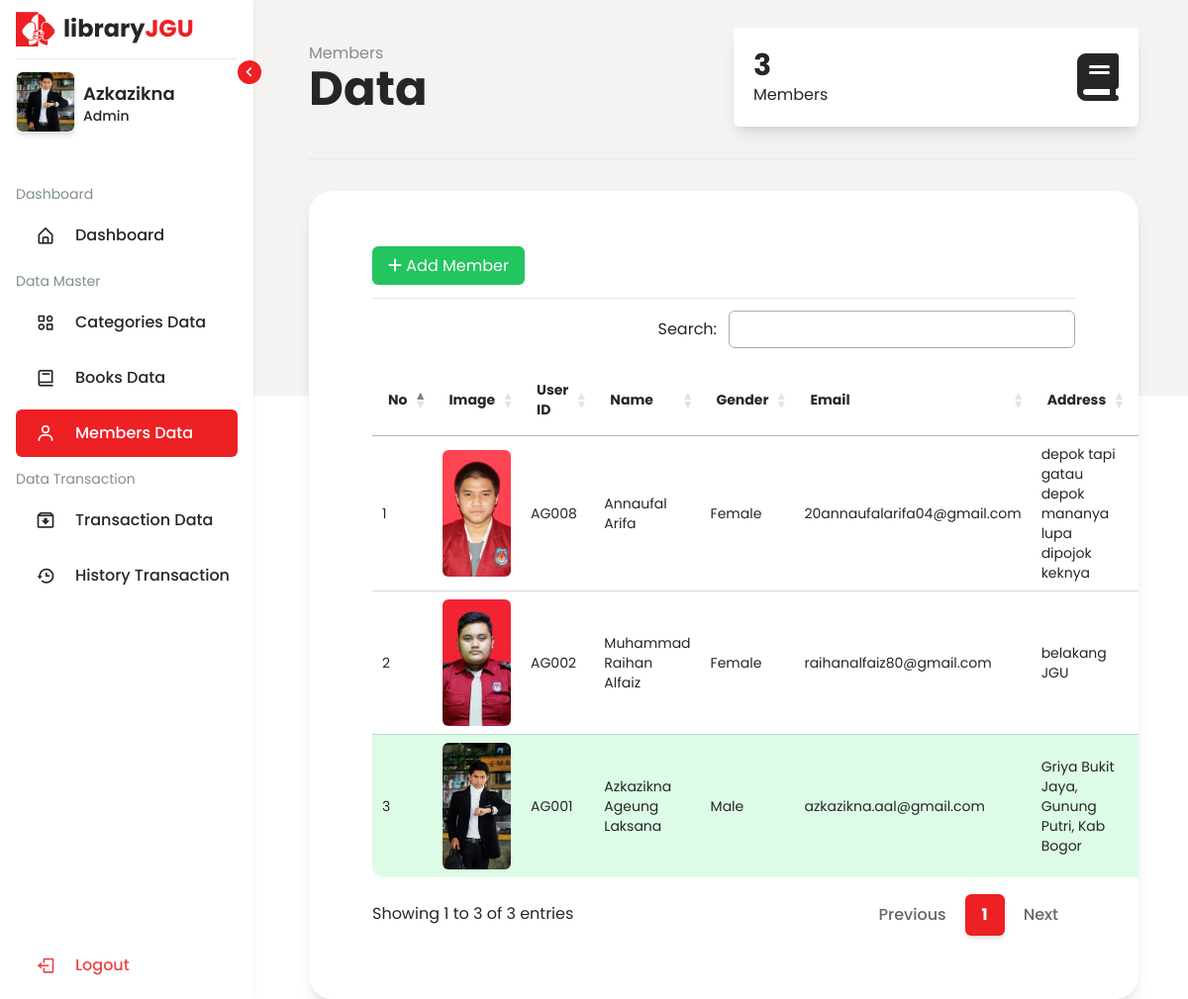
/admin/members_data.php (signed in), run on the app's committed database.
### tables this page shows
CREATE TABLE `users` (
  `id_user` int(11) NOT NULL,
  `code_member` varchar(15) NOT NULL,
  `fullname` varchar(255) NOT NULL,
  `slug_user` varchar(255) NOT NULL,
  `email` varchar(255) NOT NULL,
  `password` varchar(255) NOT NULL,
  `birth` varchar(255) NOT NULL,
  `gender` varchar(255) NOT NULL,
  `address` text NOT NULL,
  `img_member` varchar(255) NOT NULL,
  `role` varchar(255) NOT NULL,
  `total_comment` int(11) NOT NULL
);

### admin/functions.php (called while the page is built, shortened)
<?php
$conn = mysqli_connect("localhost", "root", "", "libraryJGU");
function query($query) {
    global $conn;
    $result = mysqli_query($conn, $query);
    $rows = [];
    while( $row = mysqli_fetch_assoc($result) ) {
        $rows[] = $row;
    }
    return $rows;
}
?>

### admin/members_data.php (the view, shortened to what this page needs)
<?php include'template/header.php';?>
<?php include'template/sidebar.php';?>
<?php require'functions.php';?>
<?php
  $members = query("SELECT * FROM users ORDER BY id_user DESC");
  $jumlahMember = count($members);
?>
<section class="dashboard">
        <div class="flex justify-center flex-col lg:flex-row gap-5 items-center">
            <div class="text w-full">
                <p class="text-dark text-md">Members</p>
                <h1 class="text-darken text-5xl font-bold">Data</h1>
            </div>
            <div class="statistik w-full">
                <div class="bg-white shadow-lg py-5 px-5 rounded-md flex justify-between items-center">
                    <div class="text">
                        <h2 class="text-3xl font-bold text-darken"><?= $jumlahMember ?></h2>
                        <h4 class="text-darken">Members</h4>
                    </div>
                    <i class="fa-solid fa-book text-darken text-5xl"></i>
                </div>
            </div>
        </div>
        <hr class="my-8">
        <div class="w-full bg-white rounded-3xl p-4 lg:p-16 shadow-lg overflow-x-auto">
            <a href="insert_member.php" class="py-2 px-4 rounded-md bg-green-500 text-white transition duration-500"><i class="fa-solid fa-plus"></i> Add Member</a>
            <hr class="mb-3 mt-5">
            <table id="table_id" class="row-border text-darken text-sm max-w-full">
                <thead>
                    <tr>
                        <th>No</th>
                        <th>Image</th>
                        <th>User ID</th>
                        <th>Name</th>
                        <th>Gender</th>
                        <th>Email</th>
                        <th>Address</th>
                        <th>Status</th>
                    </tr>
                </thead>
                <tbody>
                    <?php $no=1;
                    foreach( $members as $row) :
                    ?>
                    <tr <?php if($row["role"] == "admin") { echo 'class="!bg-green-100"'; } ?>>
                        <td width="10"><?= $no ?></td>
                        <td><img src="../dist/img/imgMember/<?= $row["img_member"] ?>" alt="" class="w-full h-32 object-cover object-top rounded-md"></td>
                        <td><?= $row["code_member"] ?></td>
                        <td><?= $row["fullname"] ?></td>
                        <td><?= $row["gender"] ?></td>
                        <td><?= $row["email"] ?></td>
                        <td><?= $row["address"] ?></td>
                        <td></td>
                    </tr>
                    <?php $no++; endforeach; ?>
                </tbody>
            </table>
      </div>
</section>
<?php include'template/footer.php';?>

### data on the page
users: img_member (picture), code_member "AG008", fullname "Annaufal Arifa", gender "Female", email "20annaufalarifa04@gmail.com", address "depok tapi gatau depok mananya lupa dipojok keknya"
users: img_member (picture), code_member "AG002", fullname "Muhammad Raihan Alfaiz", gender "Female", email "raihanalfaiz80@gmail.com", address "belakang JGU"
users: img_member (picture), code_member "AG001", fullname "Azkazikna Ageung Laksana", gender "Male", email "azkazikna.aal@gmail.com", address "Griya Bukit Jaya, Gunung Putri, Kab Bogor"

### other printed values
$nick[0] "Azkazikna"
$jumlahMember "3"
